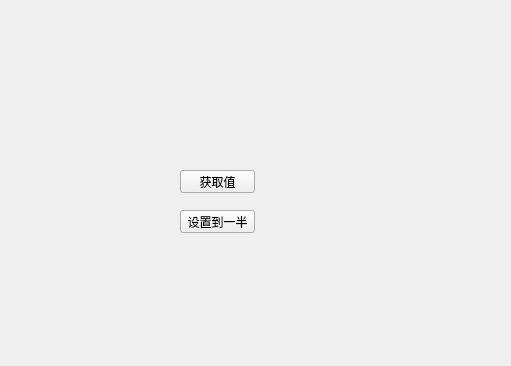
<?xml version="1.0" encoding="UTF-8"?>
<ui version="4.0">
 <class>Widget</class>
 <widget class="QWidget" name="Widget">
  <property name="geometry">
   <rect>
    <x>0</x>
    <y>0</y>
    <width>511</width>
    <height>366</height>
   </rect>
  </property>
  <property name="windowTitle">
   <string>Widget</string>
  </property>
  <widget class="SmallWidget" name="widget" native="true">
   <property name="geometry">
    <rect>
     <x>110</x>
     <y>50</y>
     <width>231</width>
     <height>80</height>
    </rect>
   </property>
  </widget>
  <widget class="QPushButton" name="btnGet">
   <property name="geometry">
    <rect>
     <x>180</x>
     <y>170</y>
     <width>75</width>
     <height>23</height>
    </rect>
   </property>
   <property name="text">
    <string>获取值</string>
   </property>
  </widget>
  <widget class="QPushButton" name="btnSet">
   <property name="geometry">
    <rect>
     <x>180</x>
     <y>210</y>
     <width>75</width>
     <height>23</height>
    </rect>
   </property>
   <property name="text">
    <string>设置到一半</string>
   </property>
  </widget>
 </widget>
 <layoutdefault spacing="6" margin="11"/>
 <customwidgets>
  <customwidget>
   <class>SmallWidget</class>
   <extends>QWidget</extends>
   <header location="global">smallwidget.h</header>
   <container>1</container>
  </customwidget>
 </customwidgets>
 <resources/>
 <connections/>
</ui>
